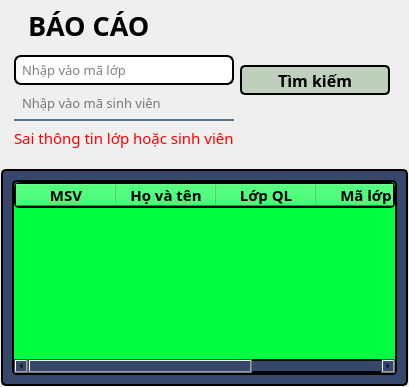
            <widget class="QWidget" name="report_page">
             <layout class="QVBoxLayout" name="verticalLayout_7" stretch="3,7">
              <property name="spacing">
               <number>2</number>
              </property>
              <property name="leftMargin">
               <number>1</number>
              </property>
              <property name="topMargin">
               <number>1</number>
              </property>
              <property name="rightMargin">
               <number>1</number>
              </property>
              <property name="bottomMargin">
               <number>1</number>
              </property>
              <item>
               <widget class="QWidget" name="report_controllers" native="true">
                <layout class="QVBoxLayout" name="verticalLayout_18">
                 <item>
                  <widget class="QLabel" name="report_name_label">
                   <property name="maximumSize">
                    <size>
                     <width>16777215</width>
                     <height>30</height>
                    </size>
                   </property>
                   <property name="font">
                    <font>
                     <family>Cascadia Mono SemiBold</family>
                     <pointsize>20</pointsize>
                     <weight>75</weight>
                     <bold>true</bold>
                     <underline>false</underline>
                     <strikeout>false</strikeout>
                    </font>
                   </property>
                   <property name="layoutDirection">
                    <enum>Qt::LeftToRight</enum>
                   </property>
                   <property name="styleSheet">
                    <string notr="true">color: rgb(0, 0, 0);
padding-left: 10px;
font-weight: bold;
font-size: 20pt;</string>
                   </property>
                   <property name="text">
                    <string>BÁO CÁO</string>
                   </property>
                   <property name="alignment">
                    <set>Qt::AlignLeading|Qt::AlignLeft|Qt::AlignVCenter</set>
                   </property>
                  </widget>
                 </item>
                 <item>
                  <widget class="QWidget" name="widget_8" native="true">
                   <layout class="QGridLayout" name="gridLayout">
                    <property name="leftMargin">
                     <number>4</number>
                    </property>
                    <item row="0" column="0">
                     <widget class="QLineEdit" name="report_class_input">
                      <property name="minimumSize">
                       <size>
                        <width>0</width>
                        <height>30</height>
                       </size>
                      </property>
                      <property name="font">
                       <font>
                        <family>Cascadia Code</family>
                        <pointsize>10</pointsize>
                       </font>
                      </property>
                      <property name="styleSheet">
                       <string notr="true">background-color: rgb(255, 255, 255);
border-radius: 7px;
border: 2px solid #000;
padding-left: 4px;
</string>
                      </property>
                      <property name="inputMask">
                       <string/>
                      </property>
                      <property name="text">
                       <string/>
                      </property>
                      <property name="placeholderText">
                       <string>Nhập vào mã lớp</string>
                      </property>
                     </widget>
                    </item>
                    <item row="0" column="1" rowspan="2">
                     <widget class="QPushButton" name="report_search_btn">
                      <property name="minimumSize">
                       <size>
                        <width>150</width>
                        <height>30</height>
                       </size>
                      </property>
                      <property name="font">
                       <font>
                        <family>Cascadia Code</family>
                        <pointsize>12</pointsize>
                        <weight>75</weight>
                        <bold>true</bold>
                       </font>
                      </property>
                      <property name="styleSheet">
                       <string notr="true">background-color: rgb(190,207,187);
color: rgb(0,0,0);
border-radius: 5px;
border: 2px solid #000;
font-weight: bold;
font-size: 12pt;</string>
                      </property>
                      <property name="text">
                       <string>Tìm kiếm</string>
                      </property>
                      <property name="iconSize">
                       <size>
                        <width>25</width>
                        <height>25</height>
                       </size>
                      </property>
                     </widget>
                    </item>
                    <item row="1" column="0" rowspan="2">
                     <widget class="QLineEdit" name="report_student_input">
                      <property name="minimumSize">
                       <size>
                        <width>0</width>
                        <height>30</height>
                       </size>
                      </property>
                      <property name="font">
                       <font>
                        <family>Cascadia Code</family>
                        <pointsize>10</pointsize>
                       </font>
                      </property>
                      <property name="styleSheet">
                       <string notr="true">background-color: rgba(0,0,0,0);
border: 2px solid rgba(0,0,0,0);
border-bottom-color: rgba(46, 82, 101, 200);
color: rgb(0,0,0);
padding-bottom:7px;
padding-left:4px;</string>
                      </property>
                      <property name="inputMask">
                       <string/>
                      </property>
                      <property name="text">
                       <string/>
                      </property>
                      <property name="placeholderText">
                       <string>Nhập vào mã sinh viên</string>
                      </property>
                     </widget>
                    </item>
                    <item row="2" column="1" rowspan="2">
                     <spacer name="verticalSpacer_7">
                      <property name="orientation">
                       <enum>Qt::Vertical</enum>
                      </property>
                      <property name="sizeHint" stdset="0">
                       <size>
                        <width>20</width>
                        <height>18</height>
                       </size>
                      </property>
                     </spacer>
                    </item>
                    <item row="3" column="0" rowspan="2">
                     <widget class="QLabel" name="report_wrong_label">
                      <property name="font">
                       <font>
                        <family>Cascadia Code</family>
                        <pointsize>11</pointsize>
                       </font>
                      </property>
                      <property name="styleSheet">
                       <string notr="true">color: rgb(255, 0, 0);</string>
                      </property>
                      <property name="text">
                       <string>Sai thông tin lớp hoặc sinh viên</string>
                      </property>
                     </widget>
                    </item>
                    <item row="4" column="1">
                     <spacer name="verticalSpacer_6">
                      <property name="orientation">
                       <enum>Qt::Vertical</enum>
                      </property>
                      <property name="sizeHint" stdset="0">
                       <size>
                        <width>20</width>
                        <height>24</height>
                       </size>
                      </property>
                     </spacer>
                    </item>
                   </layout>
                  </widget>
                 </item>
                </layout>
               </widget>
              </item>
              <item>
               <widget class="QWidget" name="report_view" native="true">
                <property name="font">
                 <font>
                  <family>Cascadia Code</family>
                 </font>
                </property>
                <property name="styleSheet">
                 <string notr="true">border-radius: 5px;
background-color:rgb(54, 71, 107); 
border-radius: 5px;
border: 2px solid #000;</string>
                </property>
                <layout class="QVBoxLayout" name="verticalLayout_6">
                 <property name="spacing">
                  <number>11</number>
                 </property>
                 <property name="leftMargin">
                  <number>11</number>
                 </property>
                 <property name="topMargin">
                  <number>11</number>
                 </property>
                 <property name="rightMargin">
                  <number>11</number>
                 </property>
                 <property name="bottomMargin">
                  <number>11</number>
                 </property>
                 <item>
                  <widget class="QTableWidget" name="report_table">
                   <property name="font">
                    <font>
                     <family>Cascadia Code</family>
                    </font>
                   </property>
                   <property name="styleSheet">
                    <string notr="true">border-radius: 5px;
background-color: rgb(0, 255, 64);</string>
                   </property>
                   <property name="verticalScrollMode">
                    <enum>QAbstractItemView::ScrollPerPixel</enum>
                   </property>
                   <property name="horizontalScrollMode">
                    <enum>QAbstractItemView::ScrollPerPixel</enum>
                   </property>
                   <column>
                    <property name="text">
                     <string>MSV</string>
                    </property>
                    <property name="font">
                     <font>
                      <family>Cascadia Code</family>
                      <pointsize>11</pointsize>
                      <weight>75</weight>
                      <bold>true</bold>
                     </font>
                    </property>
                    <property name="textAlignment">
                     <set>AlignCenter</set>
                    </property>
                    <property name="background">
                     <color alpha="0">
                      <red>0</red>
                      <green>0</green>
                      <blue>0</blue>
                     </color>
                    </property>
                   </column>
                   <column>
                    <property name="text">
                     <string>Họ và tên</string>
                    </property>
                    <property name="font">
                     <font>
                      <family>Cascadia Code</family>
                      <pointsize>11</pointsize>
                      <weight>75</weight>
                      <bold>true</bold>
                     </font>
                    </property>
                    <property name="textAlignment">
                     <set>AlignCenter</set>
                    </property>
                   </column>
                   <column>
                    <property name="text">
                     <string>Lớp QL</string>
                    </property>
                    <property name="font">
                     <font>
                      <family>Cascadia Code</family>
                      <pointsize>11</pointsize>
                      <weight>75</weight>
                      <bold>true</bold>
                     </font>
                    </property>
                    <property name="textAlignment">
                     <set>AlignCenter</set>
                    </property>
                   </column>
                   <column>
                    <property name="text">
                     <string>Mã lớp</string>
                    </property>
                    <property name="font">
                     <font>
                      <family>Cascadia Code</family>
                      <pointsize>11</pointsize>
                      <weight>75</weight>
                      <bold>true</bold>
                     </font>
                    </property>
                    <property name="textAlignment">
                     <set>AlignCenter</set>
                    </property>
                   </column>
                   <column>
                    <property name="text">
                     <string>Điểm danh</string>
                    </property>
                    <property name="font">
                     <font>
                      <family>Cascadia Code</family>
                      <pointsize>11</pointsize>
                      <weight>75</weight>
                      <bold>true</bold>
                     </font>
                    </property>
                    <property name="textAlignment">
                     <set>AlignCenter</set>
                    </property>
                   </column>
                   <column>
                    <property name="text">
                     <string>Ghi chú</string>
                    </property>
                    <property name="font">
                     <font>
                      <family>Cascadia Code</family>
                      <pointsize>11</pointsize>
                      <weight>75</weight>
                      <bold>true</bold>
                     </font>
                    </property>
                    <property name="textAlignment">
                     <set>AlignCenter</set>
                    </property>
                   </column>
                  </widget>
                 </item>
                </layout>
               </widget>
              </item>
             </layout>
            </widget>
